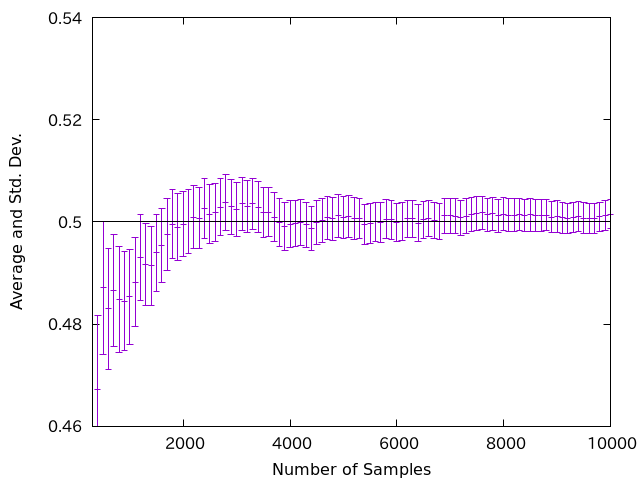

This figure's gnuplot source:
set term pngcairo
set output "average.png"

set xrange [300:10000] 
set yrange [0.46:0.54] 
set xlabel "Number of Samples"
set ylabel "Average and Std. Dev."
set xtics 2000
set ytics 0.02
unset key
p "test.dat" u 1:2:4 with errorbars, 0.5 lc rgb "black"
